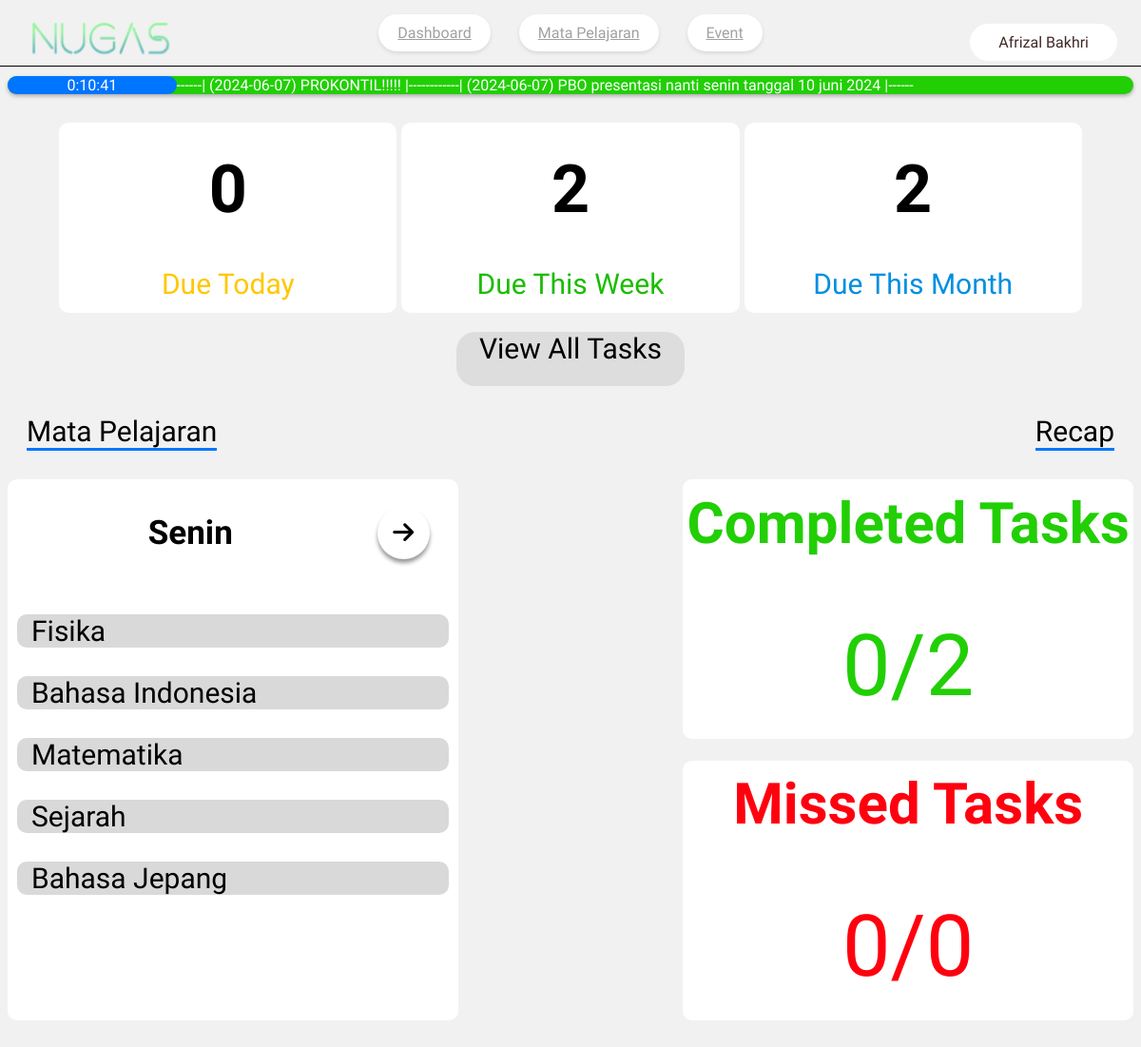
Page /user/home.php (signed in) on the committed database.
### tables this page shows
CREATE TABLE `notifikasi` (
  `ID` int(5) NOT NULL,
  `NIP` int(7) NOT NULL,
  `Pesan_Pemberitahuan` varchar(255) NOT NULL,
  `Jenis` varchar(15) NOT NULL,
  `created_at` date NOT NULL
);

### user/home.php (the view, shortened to what this page needs)
<?php
    include "../service/database.php";
?>
<!DOCTYPE html>
<html>
    <head>
        <link rel="stylesheet" href="styles/dashboard.css">
        <link rel="stylesheet" href="https://cdnjs.cloudflare.com/ajax/libs/font-awesome/6.5.2/css/all.min.css" />
    </head>
    <body>
    <div class ="header">
        <div class="navbar">
            <div class="logo">
                <img src="../Assets/nugas.png" alt="Logo NUGAS" style="width: 150px;">
            </div>
            <div class="menu">
                <a href="home.php">Dashboard</a>
                <a href="mapel.php">Mata Pelajaran</a>
                <a href="event.php">Event</a>
            </div>
            <div class="pengguna" onclick="togglePenggunaContent()">
                <span><?php echo $_SESSION['username'] ?></span>
            </div>
        </div>
    </div>
    <div class="announcement">
        <div class="time">
            <a id="realtime-clock">12:00</a>
        </div>
        <marquee><a id="announcement-text">
            <?php
                $sql = "SELECT * FROM notifikasi WHERE Jenis = 'announcement'";
                $query = mysqli_query($db, $sql);
                while($result = mysqli_fetch_assoc($query)){
                    echo "------|  (".$result['created_at'].") ".$result['Pesan_Pemberitahuan']."  |------";
                }
            ?>
        </a></marquee>
    </div>
        <div class="board">
    <?php
        $sql = "SELECT count(*) as 'today' FROM tugas WHERE deadline BETWEEN DATE(NOW()) AND DATE_ADD(DATE(NOW()), INTERVAL 1 DAY);";
        $query = mysqli_query($db, $sql);
        $hasil = mysqli_fetch_array($query);
    ?>
        <div class="item-board">
            <?php echo "<h3>".$hasil['today']."</h3>"; ?>
            <p class="yellow">Due Today</p>
        </div>
    <?php
        $sql = "SELECT count(*) as 'week' FROM tugas WHERE deadline BETWEEN DATE(NOW()) AND DATE_ADD(DATE(NOW()), INTERVAL 7 DAY);";
        $query = mysqli_query($db, $sql);
        $hasil = mysqli_fetch_array($query);
    ?>
        <div class="item-board">
            <?php echo "<h3>".$hasil['week']."</h3>"; ?>
            <p class="green">Due This Week</p>
        </div>
    <?php
        $sql = "SELECT count(*) 'month' FROM tugas WHERE deadline BETWEEN DATE(NOW()) AND DATE_ADD(DATE(NOW()), INTERVAL 30 DAY);";
        $query = mysqli_query($db, $sql);
        $hasil = mysqli_fetch_array($query);
    ?>
        <div class="item-board">
            <?php echo "<h3>".$hasil['month']."</h3>"; ?>
            <p class="blue">Due This Month</p>
        </div>
    </div>
    <div class="button">
        <a href="deadline.php" class="btn-1">View All Tasks</a>
    </div>
    <div class="subcontainer">
        <div class="subjudul">
            <p>Mata Pelajaran</p>
            <p>Recap</p>
        </div>
    </div>
    <div class="maincontent">
        <div class="contentkiri">
            <div class="judulkiri">
                <h3>Senin</h3>
                <div class="button2">
                    <button class="btn-2">
                        <i class="fa-solid fa-arrow-right"></i>
                    </button>
                    </div>
            </div>
            <div class="isikiri">
                <p>Fisika</p>
                <p>Bahasa Indonesia</p>
                <p>Matematika</p>
                <p>Sejarah</p>
                <p>Bahasa Jepang</p>
            </div>
        </div>
        <?php
            $sql1 = "SELECT count(*) as 'jumlah' FROM tugas WHERE DATE(NOW()) < Deadline";
            $query1 = mysqli_query($db, $sql1);
            $completed = mysqli_fetch_array($query1);
            $sql12 = "SELECT count(*) as 'jumlah' FROM rekap AS r JOIN tugas as t ON r.ID_tugas = t.ID where r.Tugas_selesai = 'True' and DATE(NOW()) < Deadline";
            $query12 = mysqli_query($db, $sql12);
            $sum_com = mysqli_fetch_array($query12);
            $sql2 = "SELECT count(*) as 'jumlah' FROM tugas WHERE DATE(NOW()) > Deadline";
            $query2 = mysqli_query($db, $sql2);
            $missed = mysqli_fetch_array($query2);
            $sql22 = "SELECT count(*) as 'jumlah' FROM rekap AS r JOIN tugas as t ON r.ID_tugas = t.ID where r.Tugas_terlambat = 'True' and DATE(NOW()) > Deadline";
            $query22 = mysqli_query($db, $sql22);
            $sum_miss = mysqli_fetch_array($query22);
        ?>
        <div class="contentkanan">
            <div class="kananatas">
                <div class="isikananatas">
                    <h3>Completed Tasks</h3>
                    <p><?php echo $sum_com['jumlah']."/".$completed['jumlah'] ?></p>
                </div>
            </div>
            <div class="kananbawah">
                <div class="isikananbawah">
                    <h3>Missed Tasks</h3>
                    <p><?php echo $sum_miss['jumlah']."/".$missed['jumlah'] ?></p>
                </div>
            </div>
        </div>
    </div>
</body>
</html>

### user/styles/dashboard.css (style rules this page uses)
body { background-color: #f1f1f1; font-family: "Jockey One", sans-serif; }
.header { top: 0; left: 0; position: fixed; }
.logo img { position: fixed; top: 10px; left: 10px; z-index: 1000; justify-content: left; padding: 10px 20px; align-items: center; }
.navbar { background-color: #f1f1f1; width: 100%; display: flex; }
.menu { background-color: #f1f1f1; width: 100%; position: fixed; display: flex; justify-content: center; border-bottom: 1px solid black; }
.menu a { font-size: 16px; color: #a1a1a1; text-align: center; border-radius: 25px; padding: 10px 20px; box-shadow: 0 2px 4px rgba(0, 0, 0, 0.1); background-color: white; margin: 15px; }
.announcement { border-radius: 10px; gap: 0%; background-color: #21CF04; box-shadow: 0 2px 4px rgb(0 0 0 / 30%); width: 100%; display: flex; margin-top: 80px; color: white; }
.pengguna { position: fixed; top: 10px; right: 10px; font-size: 16px; color: #422828; text-align: center; text-decoration: none; border-radius: 25px; padding: 10px 30px; background-color: white; margin: 15px; transition: background-color 0.3s ease; z-index: 21000; cursor: pointer; }
.time { border-radius: 10px; background-color: #0075FF; width: 15%; justify-content: center; align-items: center; display: flex; }
.time a { font-size: 16px; color: #ffffff; text-align: center; text-decoration: none; font-family: 'Jockey One', sans-serif; }
.board { width: 100%; display: flex; justify-content: center; gap: 5px; margin: 30px 0 20px 0; }
.item-board { width: 30%; display: flex; flex-direction: column; align-items: center; background-color: #ffffff; border-radius: 10px; line-height: 0; }
.item-board p { font-size: 30px; }
.item-board h3 { font-size: 70px; }
.button { display: flex; justify-content: center; align-items: center; }
a.btn-1 { width: 240px; height: 57px; background-color: #dddddd; text-decoration: none; color: black; border: none; border-radius: 20px; font-size: 30px; text-align: center; font-family: "Jockey One", sans-serif; }
.subcontainer { width: 100%; }
.subjudul { display: flex; justify-content: space-between; margin: 0 20px; font-size: 30px; }
.subjudul p { border-bottom: 3px solid #0075FF; }
.yellow { color:#FFC700; }
.green { color:#1ABD00; }
.blue { color:#008FDF; }
.maincontent { margin-bottom: 2rem; display: flex; width: 100%; justify-content: space-around; gap: 10%; }
.contentkiri { height: auto; background-color: white; border-radius: 10px; width: 40%; }
.judulkiri { display: flex; font-size: 30px; }
.judulkiri h3 { width: 100%; display: flex; justify-content: flex-end; }
.button2 { display: flex; width: 100%; align-items: center; justify-content: flex-end; }
.btn-2 { width: 55px; height: 55px; background-color: white; border-radius: 50%; margin-right: 30px; box-shadow: 0px 4px 4px rgba(0, 0, 0, .4); border: none; cursor: pointer; }
.btn-2 i { font-size: 25px; transition: font-size .2s ease-in; }
.isikiri { padding: 0px 10px 15px; }
.isikiri p { width: auto; border-radius: 10px; display: flex; align-items: center; font-size: 30px; background-color: #D9D9D9; padding-left: 15px; }
.contentkanan { display: flex; flex-direction: column; height: 569px; width: 40%; justify-content: space-between; }
.kananatas { height: 48%; background-color: white; border-radius: 10px; }
.isikananatas { display: flex; align-items: center; flex-direction: column; justify-content: center; background-color: #ffffff; border-radius: 10px; height: 100%; color:#21CF04; line-height: 0; }
.isikananatas h3 { font-size: 60px; background-color: #FF000F; }
.isikananatas p { font-size: 90px; background-color: red; }
.kananbawah { height: 48%; background-color: white; border-radius: 10px; }
.isikananbawah { display: flex; height: 100%; align-items: center; justify-content: center; flex-direction: column; background-color: #ffffff; border-radius: 10px; color:#FF000F; line-height: 0; }
.isikananbawah h3 { font-size: 60px; background-color: #FF000F; }
.isikananbawah p { font-size: 90px; background-color: red; }
a#realtime-clock { color: white; }

### rows in the picture
notifikasi: created_at "2024-06-07", Pesan_Pemberitahuan "PROKONTIL!!!!!"
notifikasi: created_at "2024-06-07", Pesan_Pemberitahuan "PBO presentasi nanti senin tanggal 10 juni 2024"

### other values in the picture
$_SESSION['username'] "Afrizal Bakhri"
$hasil['today'] "0"
$hasil['week'] "2"
$hasil['month'] "2"
$sum_com['jumlah'] "0"
$completed['jumlah'] "2"
$sum_miss['jumlah'] "0"
$missed['jumlah'] "0"
